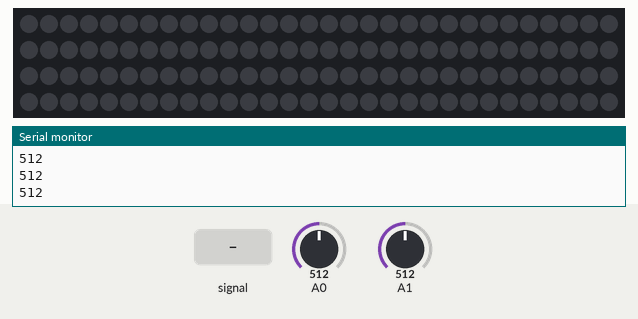
The sketch below on a simulated Arduino Uno, built with avr-gcc and run on an emulated ATmega328P. Parts: 120 RGB LEDs in strip order, left to right, continuing on the next row, the last lines printed to the serial monitor. Inputs (shaded band) come from the test bench; at power-on: A1 = 512, A0 = 512. Dim RGB values are drawn brighter than linear.

Above: at 1.2 s.
1.3 s: A0 fed a 200 Hz sine of ±81 counts around its level
3.7 s: A1 set to 306
5.2 s: A0 fed a 1000 Hz sine of ±255 counts around its level
At 5.9 s:
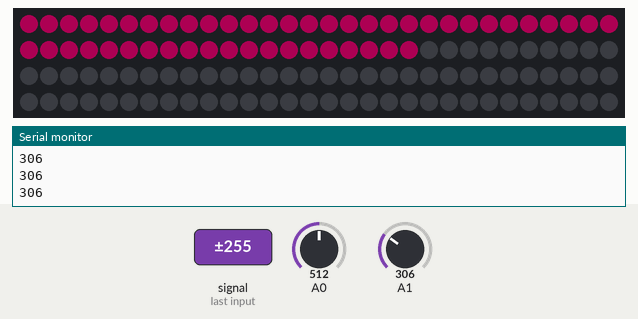
6.7 s: A1 set to 122
At 7.9 s:
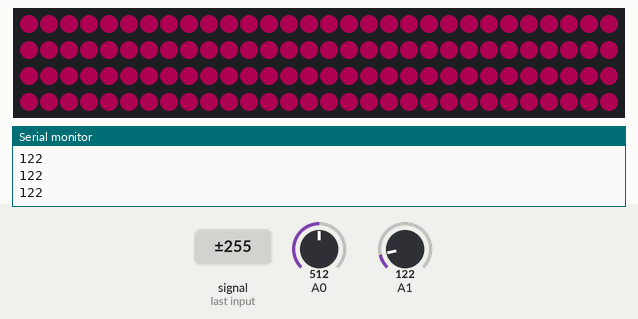
8.2 s: A0 set to 716
At 8.6 s:
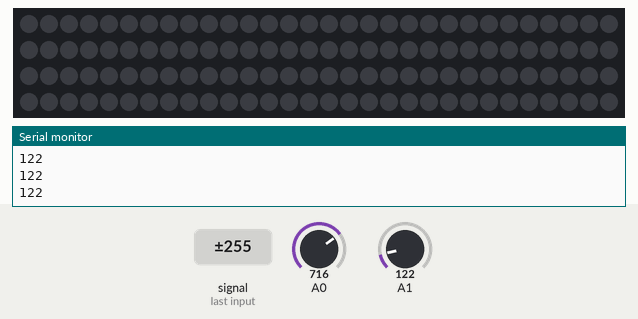
Timing chart, 0 to 10.7 s (numbered marks = the images above; inputs shaded):
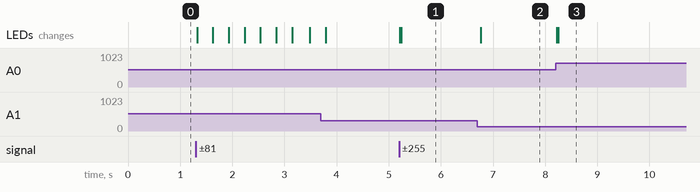

The sketch:

micREADINGledMeter.ino
```cpp
#include <Adafruit_NeoPixel.h>
#ifdef __AVR__
#include <avr/power.h>
#endif

#define PIN 6

int pix = 120;
int sense;

Adafruit_NeoPixel strip = Adafruit_NeoPixel(pix, PIN, NEO_GRB + NEO_KHZ800);

int samples = 200;
float audioIn = 0.0;
float audioPrevious = 0.0 ;


void setup() {
  Serial.begin(9600);
  strip.begin();
  strip.setBrightness(50);
  strip.show(); // Initialize all pixels to 'off'
}

void loop() {
  float volume = 0;
  sense = analogRead(A1);

  for (int i = 0 ; i < samples; i++) {
    int mic = analogRead(A0);
    audioIn = mic;
    volume = volume + abs(audioIn - audioPrevious);
    audioPrevious = audioIn;
  }
  volume = volume / samples;
  Serial.println(sense);

  int ledshow = map(volume, 0, sense, 0, 120);


  for (int i = 0 ; i < pix ; i++) {

    if (i < ledshow) {
      strip.setPixelColor(i, strip.Color(255, 0, 125));
    } else {
      strip.setPixelColor(i, strip.Color(0, 0, 0));
    }

  }

  strip.show();

}
```

Measured:
- after the input at 5.2 s, the LEDs: first change at once (image 1 shows a later state)
- after the input at 6.7 s, the LEDs: change after 0.07 s (image 2)
- after the input at 8.2 s, the LEDs: first change at once (image 3 shows a later state)
